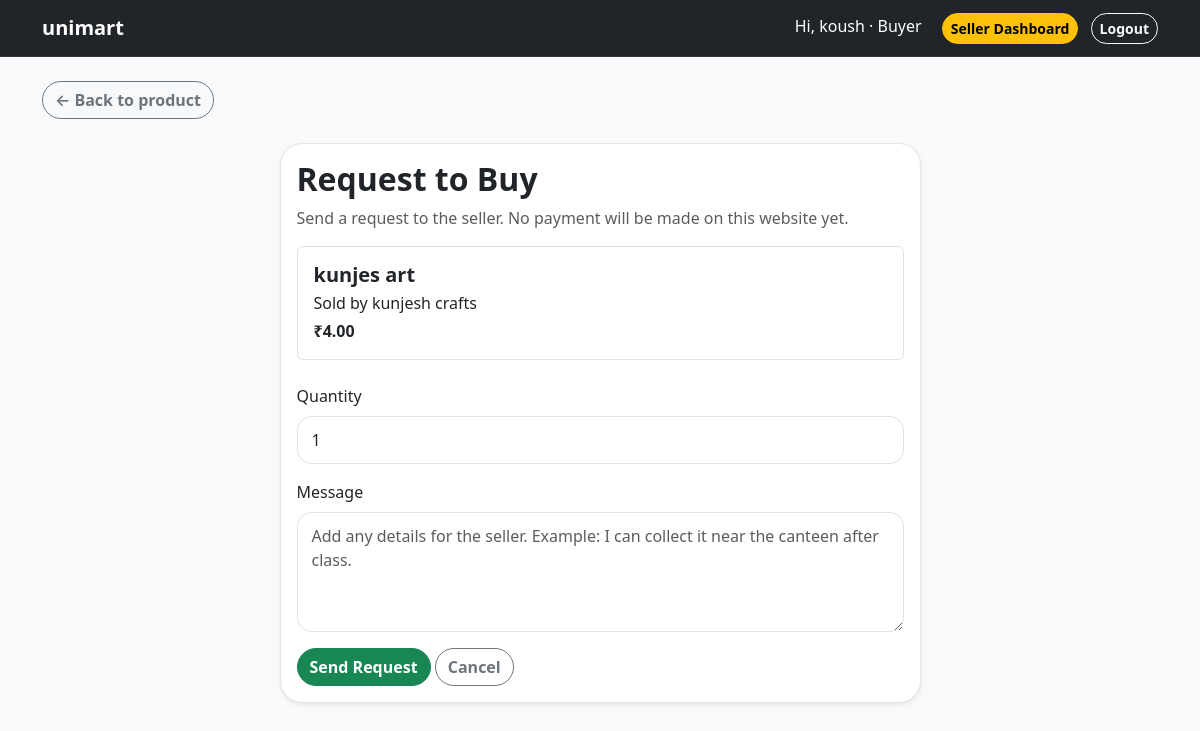
The page /orders/request/2/ (signed in) on the database its author committed.
### accounts/models.py (models this page shows, shortened)
class User(AbstractUser):
    ROLE_CHOICES = (
        ('buyer', 'Buyer'),
        ('seller', 'Seller'),
        ('both', 'Both'),
    )
    role = models.CharField(max_length=10, choices=ROLE_CHOICES, default='buyer')
    college_name = models.CharField(max_length=100, blank=True)
    department = models.CharField(max_length=100, blank=True)
    year = models.CharField(max_length=20, blank=True)
    phone_number = models.CharField(max_length=15, blank=True)

### marketplace/models.py (models this page shows, shortened)
class Product(models.Model):
    CATEGORY_CHOICES = (
        ('food', 'Food'),
        ('clothing', 'Clothing'),
        ('stationery', 'Stationery'),
        ('electronics', 'Electronics'),
        ('art', 'Art'),
        ('services', 'Services'),
        ('others', 'Others'),
    )
    STOCK_CHOICES = (
        ('available', 'Available'),
        ('out_of_stock', 'Out of Stock'),
    )
    shop = models.ForeignKey(
        Shop,
        on_delete=models.CASCADE,
        related_name='products'
    )
    seller = models.ForeignKey(
        settings.AUTH_USER_MODEL,
        on_delete=models.CASCADE,
        related_name='products'
    )
    name = models.CharField(max_length=100)
    description = models.TextField()
    price = models.DecimalField(max_digits=8, decimal_places=2)
    image = models.ImageField(upload_to='product_images/', blank=True, null=True)
    category = models.CharField(max_length=50, choices=CATEGORY_CHOICES, default='others')
    stock_status = models.CharField(max_length=20, choices=STOCK_CHOICES, default='available')
    created_at = models.DateTimeField(auto_now_add=True)
    updated_at = models.DateTimeField(auto_now=True)

class Shop(models.Model):
    owner = models.OneToOneField(
        settings.AUTH_USER_MODEL,
        on_delete=models.CASCADE,
        related_name='shop'
    )
    shop_name = models.CharField(max_length=100)
    description = models.TextField(blank=True)
    instagram_link = models.URLField(blank=True)
    whatsapp_number = models.CharField(max_length=15, blank=True)
    logo_image = models.ImageField(upload_to='shop_logos/', blank=True, null=True)
    category = models.CharField(max_length=100, blank=True)
    college_name = models.CharField(max_length=100, blank=True)
    is_verified = models.BooleanField(default=False)
    created_at = models.DateTimeField(auto_now_add=True)

### orders/views.py (the view)
# urls.py: path('request/<int:product_id>/', views.request_to_buy, name='request_to_buy'),
@login_required
def request_to_buy(request, product_id):
    product = get_object_or_404(Product, id=product_id)
    if product.seller == request.user:
        messages.warning(request, 'You cannot request your own product.')
        return redirect('marketplace:product_detail', product_id=product.id)
    if request.method == 'POST':
        form = OrderRequestForm(request.POST)
        if form.is_valid():
            order_request = form.save(commit=False)
            order_request.product = product
            order_request.buyer = request.user
            order_request.seller = product.seller
            order_request.shop = product.shop
            order_request.save()
            messages.success(request, 'Your request was sent to the seller.')
            return redirect('orders:my_requests')
    else:
        form = OrderRequestForm()
    return render(request, 'orders/request_to_buy.html', {
        'form': form,
        'product': product,
    })

### orders/forms.py
class OrderRequestForm(forms.ModelForm):
    class Meta:
        model = OrderRequest
        fields = [
            'quantity',
            'message',
        ]
        widgets = {
            'message': forms.Textarea(attrs={
                'rows': 4,
                'placeholder': 'Add any details for the seller. Example: I can collect it near the canteen after class.'
            }),
        }
    def __init__(self, *args, **kwargs):
        super().__init__(*args, **kwargs)
        for field_name, field in self.fields.items():
            field.widget.attrs.update({
                'class': 'form-control',
            })

### templates/orders/request_to_buy.html (shortened to what this page needs)
{% extends 'base.html' %}
{% block content %}
<a href="{% url 'marketplace:product_detail' product.id %}" class="btn btn-outline-secondary mb-4">
    ← Back to product
</a>
<div class="row justify-content-center">
    <div class="col-md-7">
        <div class="card shadow-sm">
            <div class="card-body">
                <h2 class="fw-bold mb-2">Request to Buy</h2>
                <p class="text-muted">
                    Send a request to the seller. No payment will be made on this website yet.
                </p>
                <div class="border rounded p-3 mb-4">
                    <h5 class="fw-bold mb-1">{{ product.name }}</h5>
                    <p class="mb-1">Sold by {{ product.shop.shop_name }}</p>
                    <p class="fw-bold mb-0">₹{{ product.price }}</p>
                </div>
                <form method="post">
                    {% for field in form %}
                        <div class="mb-3">
                            <label class="form-label">{{ field.label }}</label>
                            {{ field }}
                        </div>
                    {% endfor %}
                    <button type="submit" class="btn btn-success">
                        Send Request
                    </button>
                    <a href="{% url 'marketplace:product_detail' product.id %}" class="btn btn-outline-secondary">
                        Cancel
                    </a>
                </form>
            </div>
        </div>
    </div>
</div>
{% endblock %}

### templates/base.html (shortened to what this page needs)
{% load static %}
<!DOCTYPE html>
<html lang="en">
<head>
    <link
        href="https://cdn.jsdelivr.net/npm/bootstrap@5.3.3/dist/css/bootstrap.min.css"
        rel="stylesheet"
    >
    <link rel="stylesheet" href="{% static 'css/style.css' %}">
</head>
<body class="bg-light">
<nav class="navbar navbar-expand-lg navbar-dark bg-dark">
    <div class="container">
        <a class="navbar-brand fw-bold" href="{% url 'marketplace:product_list' %}">
            unimart
        </a>
        <div class="ms-auto">
            {% if user.is_authenticated %}
                <span class="text-white me-3">
                    Hi, {{ user.username }} · {{ user.get_role_display }}
                </span>
                <a href="{% url 'marketplace:seller_dashboard' %}" class="btn btn-warning btn-sm me-2">
                    Seller Dashboard
                </a>
                <form action="{% url 'accounts:logout' %}" method="post" class="d-inline">
                    <button type="submit" class="btn btn-outline-light btn-sm">
                        Logout
                    </button>
                </form>
            {% endif %}
        </div>
    </div>
</nav>
<main class="container py-4">
    {% block content %}
    {% endblock %}
</main>
</body>
</html>

### static/css/style.css (style rules this page uses)
:root { --bg-main: #f7f7f2; --bg-card: #ffffff; --text-main: #121212; --text-muted: #6f6f6f; --border-soft: #e7e4dc; --accent: #ffcf33; --accent-dark: #111111; --radius-lg: 22px; --radius-md: 14px; }
body { background: var(--bg-main); color: var(--text-main); }
.navbar { border-bottom: 1px solid rgba(255, 255, 255, 0.08); }
.card { border: 1px solid var(--border-soft); border-radius: var(--radius-lg); overflow: hidden; }
.btn { border-radius: 999px; font-weight: 600; }
.form-control, .form-select { border-radius: 14px; padding: 11px 14px; }

### rows shown on the page
User: username "koush", role "Buyer"
Product: name "kunjes art", shop.shop_name "kunjesh crafts", price "4.00"

### other values the page prints
{{ field.label }} "Quantity" "Message"
